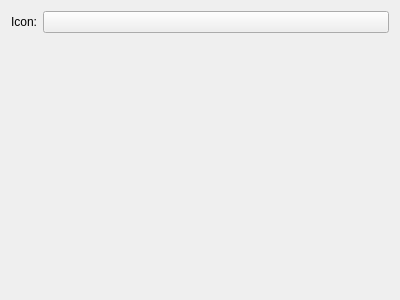
<?xml version="1.0" encoding="UTF-8"?>
<ui version="4.0">
 <class>GeneralConfigPage</class>
 <widget class="QWidget" name="GeneralConfigPage">
  <property name="geometry">
   <rect>
    <x>0</x>
    <y>0</y>
    <width>400</width>
    <height>300</height>
   </rect>
  </property>
  <layout class="QFormLayout" name="formLayout">
   <item row="0" column="0">
    <widget class="QLabel" name="label">
     <property name="text">
      <string>Icon:</string>
     </property>
    </widget>
   </item>
   <item row="0" column="1">
    <widget class="KIconButton" name="iconButton">
     <property name="iconSize">
      <number>48</number>
     </property>
    </widget>
   </item>
  </layout>
 </widget>
 <customwidgets>
  <customwidget>
   <class>KIconButton</class>
   <extends>QPushButton</extends>
   <header>kicondialog.h</header>
  </customwidget>
 </customwidgets>
 <resources/>
 <connections/>
</ui>
